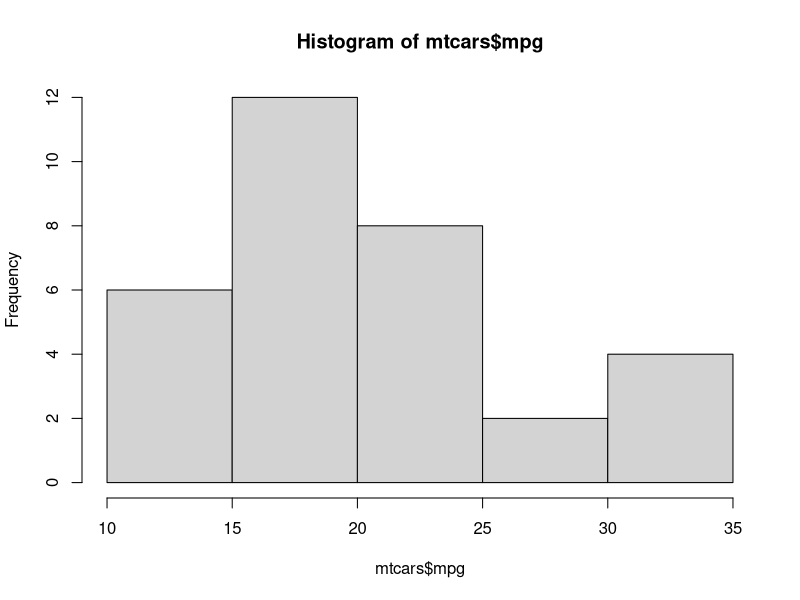
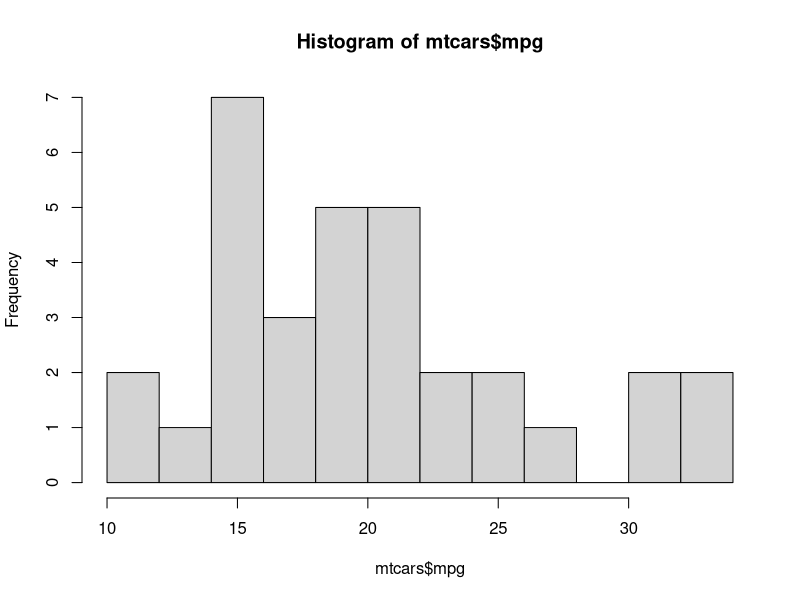
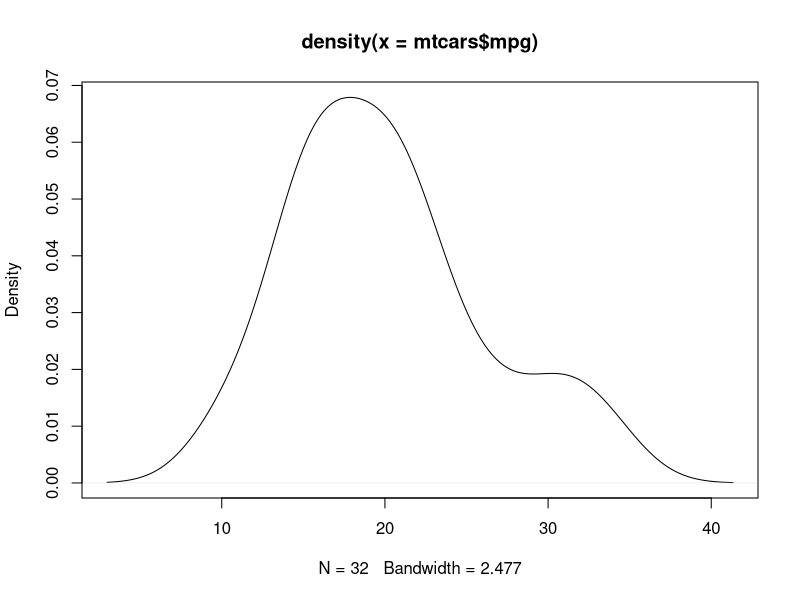
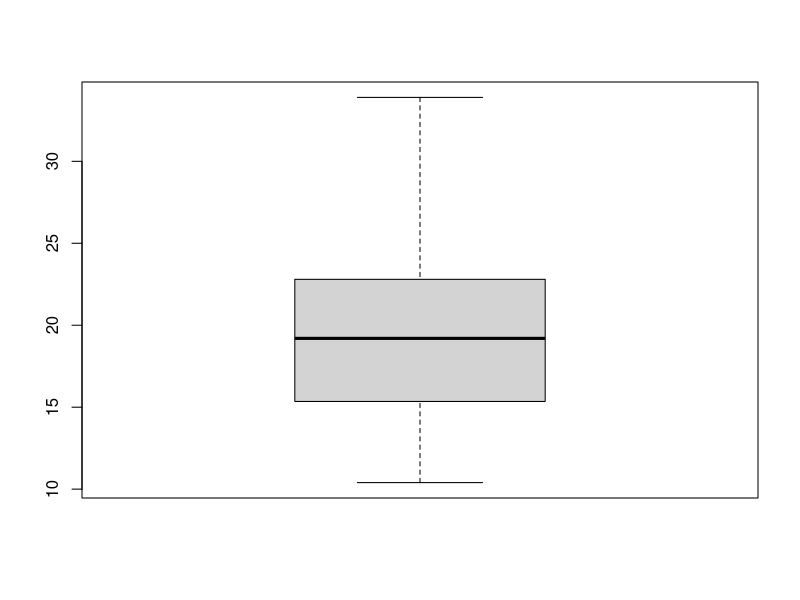
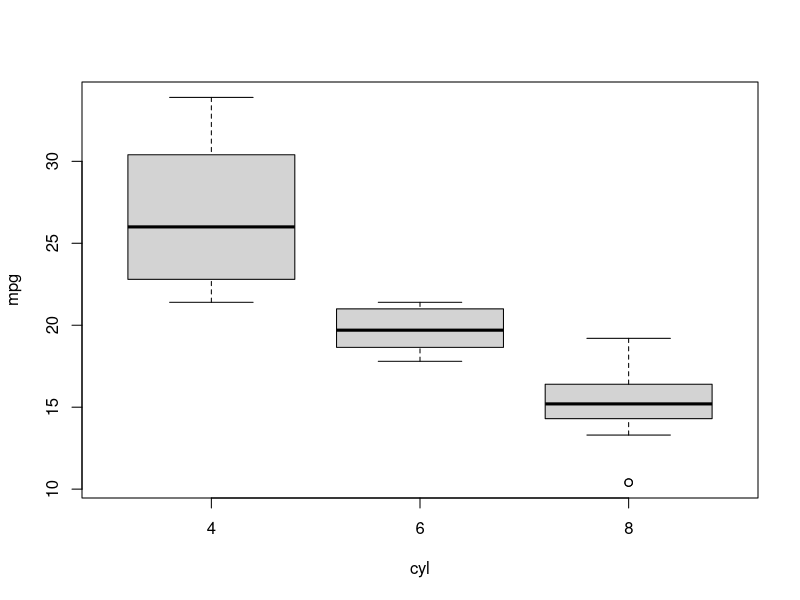
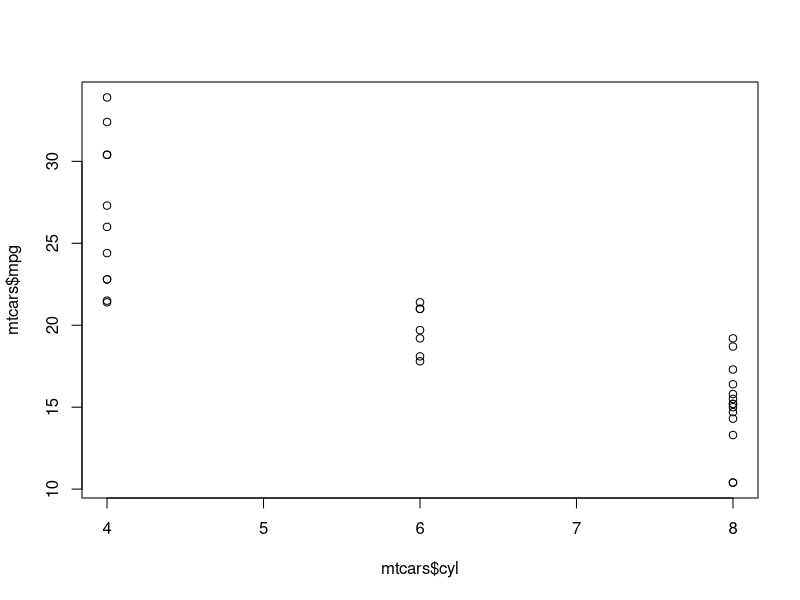
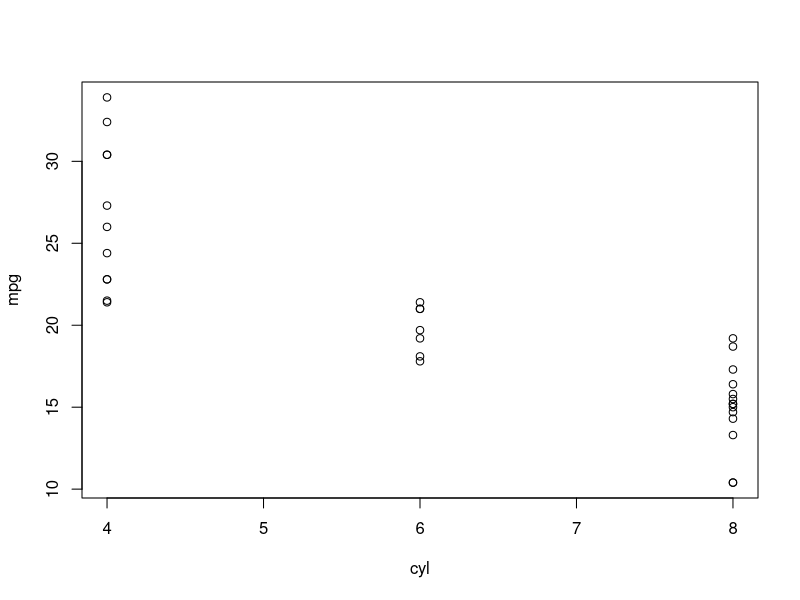
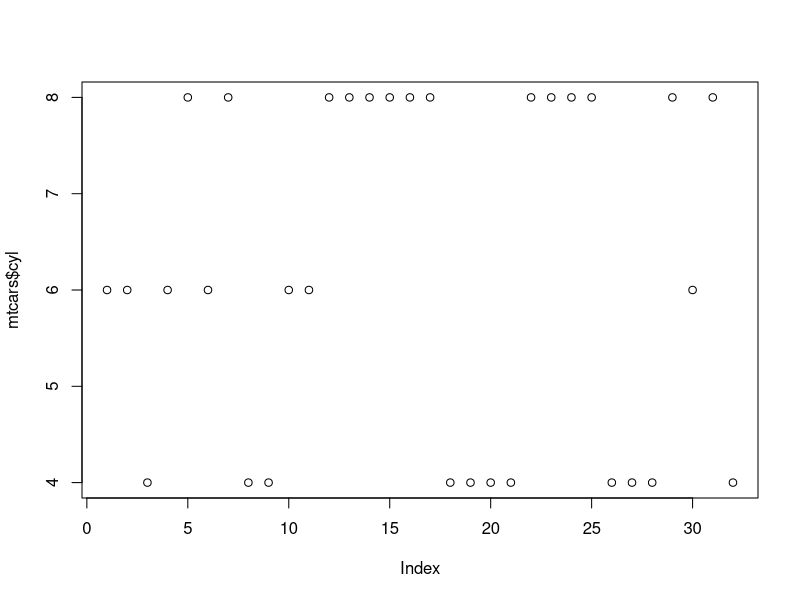

Recreate these plots in R, in order. (Note: this script raises an error after producing the figures.)
#Load the dataset

data(mtcars)

help(mtcars)

#Look at it

head(mtcars)

summary(mtcars)

# Change things to factors

mtcars$vs <- factor(mtcars$vs, levels=c(0,1), labels=c('V-shaped', 'straight'))
mtcars$am <- factor(mtcars$am, levels=c(0,1), labels=c('automatic', 'manual'))

summary(mtcars)

# Crosstabulations

table(mtcars$vs, mtcars$am)
table(mtcars$vs, mtcars$cyl)

# Create some summaries

# Could use tapply

tapply(mtcars$mpg, mtcars$am, mean)

library(tidyverse)

mtcars %>% group_by(am) %>% summarise(mean(mpg))

mtcars %>% group_by(am,vs) %>% summarise(mean(mpg))

mtcars %>% group_by(am,vs) %>% summarise(n(),mean(mpg))

mtcars %>% group_by(am,vs) %>% summarise(count=n(),mpg=mean(mpg))

# Could also get different summaries
mtcars %>% 
  group_by(am,vs) %>% 
  summarise(count=n(),
            mpg=mean(mpg),
            sd=sd(mpg))

#  What happened?  Well, it tried to take the sd of the new "mpg" variable 
#  rather than the orginal one

mtcars %>% 
  group_by(am,vs) %>% 
  summarise(count=n(),
            mpg_mean=mean(mpg),
            mpg_sd=sd(mpg))

# There's lots more that can be done with tidyverse functions
# See https://dplyr.tidyverse.org/

# Let's try some graphical summaries

hist(mtcars$mpg)

hist(mtcars$mpg, breaks=10)

plot(density(mtcars$mpg))

boxplot(mtcars$mpg)

boxplot(mpg ~ cyl, data=mtcars)

plot(mtcars$cyl, mtcars$mpg)

plot(mpg ~ cyl, data=mtcars)

plot(mtcars$cyl)


barplot(mtcars$cyl)

counts <- table(mtcars$cyl)

barplot(counts)

pairs(mtcars)

pairs(~ mpg + cyl + disp + wt, data=mtcars)

# The next session will be all about using the ggplot2 package for producing
# plots and charts

# Now some testing

mtcars$mpg[mtcars$am=="automatic"]

t.test(mtcars$mpg[mtcars$am=="automatic"], mtcars$mpg[mtcars$am=="manual"])

# Simpler to use a formula

t.test(mpg ~ am, data=mtcars)

# We should have checked for normality

shapiro.test(mtcars$mpg[mtcars$am=="automatic"])

mtcars %>% 
  group_by(am) %>% 
  summarise(n=n(),
            w=shapiro.test(mpg)$statistic,
            p=shapiro.test(mpg)$p.value)

qqnorm(mtcars$mpg[mtcars$am=="automatic"])
qqline(mtcars$mpg[mtcars$am=="automatic"])

qqnorm(mtcars$mpg[mtcars$am=="manual"])
qqline(mtcars$mpg[mtcars$am=="manual"])

# # We may also want skewness and kurtosis
# 
# library(moments)
# 
# mtcars %>% 
#   group_by(am) %>% 
#   summarise(n=n(),
#             skewness(mpg),
#             kurtosis(mpg)-3)

var.test(mpg ~ am, data=mtcars)

t.test(mpg ~ am, data=mtcars, var.equal=TRUE)

res <- t.test(mpg ~ am, data=mtcars, var.equal=TRUE)

res$conf.int

wilcox.test(mpg ~ am, data=mtcars)

chisq.test(mtcars$cyl, mtcars$am)

res <- chisq.test(mtcars$cyl, mtcars$am)

res

res$expected

fisher.test(mtcars$cyl, mtcars$am)

aov(mpg~cyl, data=mtcars)

res <- aov(mpg~cyl, data=mtcars)

summary(res)

TukeyHSD(res)

mtcars$cyl <- factor(mtcars$cyl)

res <- aov(mpg~cyl, data=mtcars)

summary(res)

TukeyHSD(res)

library(car)

leveneTest(mpg ~ cyl, data=mtcars)

qqnorm(res$residuals)
qqline(res$residuals)

shapiro.test(res$residuals)

res <- kruskal.test(mpg ~ cyl, data=mtcars)

summary(res)

pairwise.wilcox.test(mtcars$mpg, mtcars$cyl)

pairwise.wilcox.test(mtcars$mpg, mtcars$cyl, p.adjust.method = "bonf")

